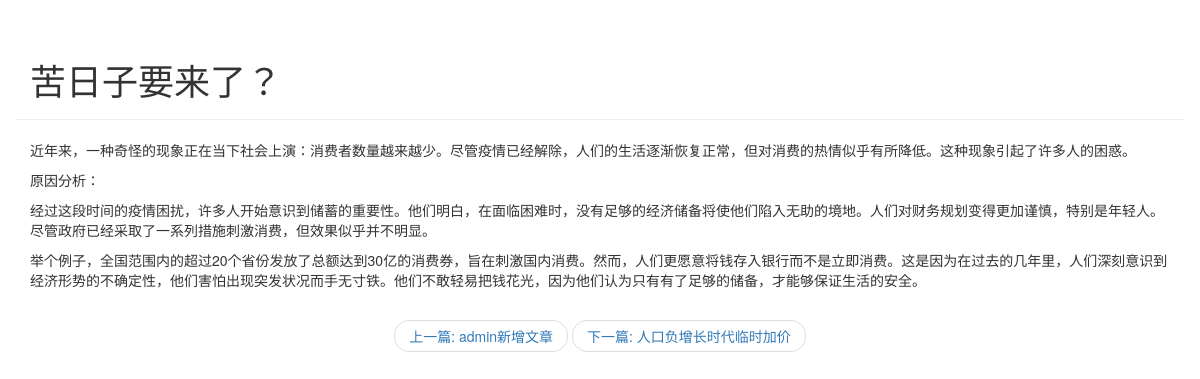
Page /blog/detail/3 on the committed database.
### blog/models.py (models this page shows, shortened)
class Article(models.Model):
    article_id = models.AutoField(primary_key=True)
    title = models.TextField()
    brief = models.TextField()
    content = models.TextField()
    publish_date = models.DateTimeField(auto_now=True)
    pass

### blog/views.py (the view)
# urls.py: path('detail/<int:article_id>', blog.views.get_detail_page),
def get_detail_page(request, article_id):
    all_article = Article.objects.all()
    curr = None
    pre_inx = 0
    next_inx = len(all_article)
    pre_art = None
    next_art = None
    for index, article in enumerate(all_article):
        if index == 0:
            pre_inx = 0
            next_inx = index + 1
        elif index == len(all_article) - 1:
            next_inx = index
            pre_inx = index - 1
        else:
            pre_inx = index - 1
            next_inx = index + 1
        if article.article_id == article_id:
            curr = article
            pre_art = all_article[pre_inx]
            next_art = all_article[next_inx]
            break
    section_list = curr.content.split('\n')
    return render(request, 'blog/detail.html',
                  {
                      'curr_article': curr,
                      'section_list': section_list,
                      'pre_art': pre_art,
                      'next_art': next_art
                  }
                  )

### blog/templates/blog/detail.html (shortened to what this page needs)
<!DOCTYPE html>
<html lang="en">
<head>
    <link rel="stylesheet" href="https://cdn.bootcdn.net/ajax/libs/twitter-bootstrap/3.4.1/css/bootstrap.min.css"
>
    <link rel="stylesheet" href="https://cdn.bootcdn.net/ajax/libs/twitter-bootstrap/3.4.1/css/bootstrap-theme.min.css"
>
</head>
<body>
<div class="container page-header">
    <h1>{{ curr_article.title }}</h1>
</div>
<div class="container body-main">
    <div>
        {% for section in section_list %}
        <p>{{ section }}</p>
        {% endfor %}
    </div>
</div>
<div>
    <nav aria-label="...">
      <ul class="pager">
        <li><a href="/blog/detail/{{ pre_art.article_id }}">上一篇: {{ pre_art.title }}</a></li>
        <li><a href="/blog/detail/{{ next_art.article_id }}">下一篇: {{ next_art.title }}</a></li>
      </ul>
    </nav>
</div>
</body>
</html>

### rows in the picture
Article: title "苦日子要来了？"
Article: title "admin新增文章"
Article: title "人口负增长时代临时加价"

### other values in the picture
{{ section }} "近年来，一种奇怪的现象正在当下社会上演：消费者数量越来越少。尽管疫情已经解除，人们的生活逐渐恢复正常，但对消费的热情似乎有所降低。这种现象引起了许多人的困惑。" "原因分析：" "经过这段时间的疫情困扰，许多人开始意识到储蓄的重要性。他们明白，在面临困难时，没有足够的经济储备将使他们陷入无助的境地。人们对财务规划变得更加谨慎，特别是年轻人。尽管政府已经采取了一系列措施刺激消费，但效果似乎并不明显。" "举个例子，全国范围内的超过20个省份发放了总额达到30亿的消费券，旨在刺激国内消费。然而，人们更愿意将钱存入银行而不是立即消费。这是因为在过去的几年里，人们深刻意识到经济形势的不确定性，他们害怕出现突发状况而手无寸铁。他们不敢轻易把钱花光，因为他们认为只有有了足够的储备，才能够保证生活的安全。"
